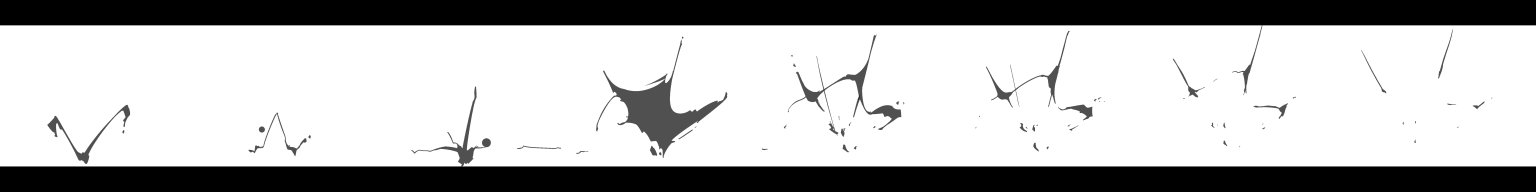
#> input picture sandbox/assets/impact_c_8x192.png, 1536 x 192 px
$ python -i segment_layers.py   (imports and definitions only)
#> lines starting #> are read from the running program, lines starting #| are printed output that depends on the picture; after the words box and inside, x2 and y2 are one past the last pixel; in counts of white or black regions, pixels touching at a corner belong together
#!/usr/bin/env python3
"""Break a card/sprite image into relief layers, with OpenCV.

    python3 segment_layers.py IMAGE [-o OUTDIR] [--hue-lo 70] [--hue-hi 170]
                              [--min-sat 0.2] [--min-val 0.15] [--clean N]

Writes two PNGs next to the input (or into -o):
    <name>_back.png   the full print, untouched -- the base layer
    <name>_green.png  only the green pixels -- meant to be raised above the back

Green = HSV hue inside [hue-lo, hue-hi] degrees (cv2.inRange) with saturation
and brightness floors, so dark outlines and neutral parchment stay on the
back layer. --clean N runs an NxN morphological open+close to despeckle the
mask (leave at 0 for pixel art; single-pixel details survive).
"""

import argparse
from pathlib import Path

import cv2
import numpy as np


# [16 lines left out: function segment_green, not called in this run]


def segment_bright(img_bgra, thresh=120, clean=0):
    """uint8 mask (0/255) of pixels at or above the brightness threshold."""
    gray = cv2.cvtColor(img_bgra[..., :3], cv2.COLOR_BGR2GRAY)
    _, mask = cv2.threshold(gray, int(thresh) - 1, 255, cv2.THRESH_BINARY)

    if img_bgra.shape[-1] == 4:
        mask = cv2.bitwise_and(mask, cv2.inRange(img_bgra[..., 3], 1, 255))

    if clean > 0:
        kernel = cv2.getStructuringElement(cv2.MORPH_RECT, (clean, clean))
        mask = cv2.morphologyEx(mask, cv2.MORPH_OPEN, kernel)
        mask = cv2.morphologyEx(mask, cv2.MORPH_CLOSE, kernel)

    return mask


# [27 lines left out: function split, not called in this run]


# [19 lines not run here, left out]

>>> import cv2
>>> picture = cv2.imread('assets/impact_c_8x192.png')
#> picture is the input picture: shape (192, 1536, 3); min 0, max 255, mean 183.2
>>> result = segment_bright(picture)
#> in segment_bright, `_, mask = cv2.threshold(gray, int(thresh) - 1, 255, cv2.THRESH_BINARY)`:
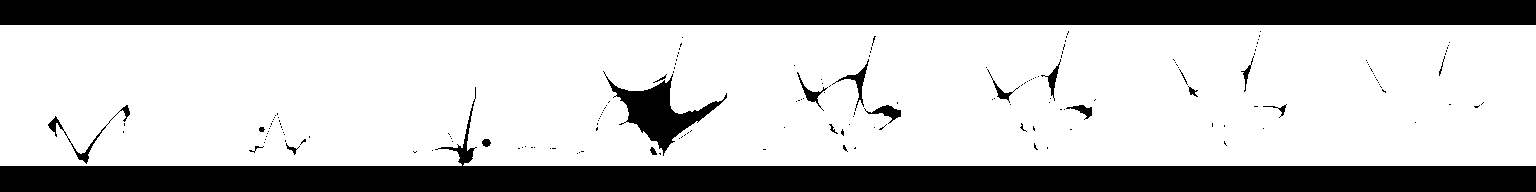
#> mask: shape (192, 1536); 71.4% white; 179 black regions (157 under 20 px), largest, box (x1, y1, x2, y2) and area: (0, 87, 1536, 192) 40339, (0, 0, 1536, 25) 38400, (603, 71, 727, 156) 3033
